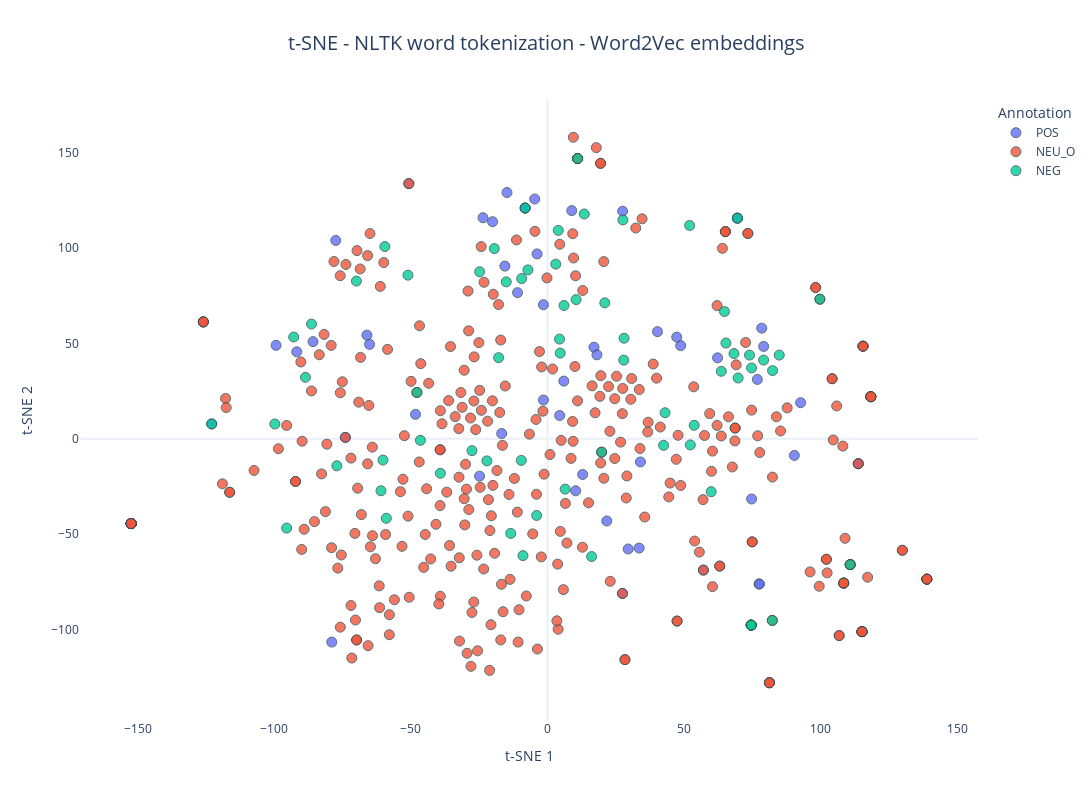

The notebook cell saved with this chart:
### Code cell
fig = px.scatter(
    x=vectors_word2vec_embedded[:, 0],
    y=vectors_word2vec_embedded[:, 1],
    color=annotations_word2vec_combine,
    hover_data={"word": words_used_word2vec, "annotation": annotations_word2vec},
    title="t-SNE - NLTK word tokenization - Word2Vec embeddings",
    labels={"color": "Annotation", "x": "t-SNE 1", "y": "t-SNE 2"},
    color_continuous_scale=px.colors.sequential.Viridis,
    template="plotly_white",
)

fig.update_traces(
    marker=dict(size=10, opacity=0.8, line=dict(width=1, color="DarkSlateGrey"))
)
fig.update_layout(
    title_font_size=20,
    title_x=0.5,
    xaxis=dict(showgrid=False),
    yaxis=dict(showgrid=False),
    coloraxis_colorbar=dict(title="Annotation"),
    legend_title_text="Annotation",
    width=1200,
    height=800,
)

fig.show()

### Figure 1 — Plotly figure (JSON) as saved in the notebook; plotly's stock layout.template omitted (floating-point values rounded to 4 significant figures; data arrays with more than 128 entries replaced by an {"elided": "..."} marker saying what was removed)
{"data": [{"customdata": [["nie", "POS"], ["mam", "POS"], ["żadnych", "POS"], ["zastrzeżeń", "POS"], ["polecam", "POS"], ["solidny", "POS"], ["świetnie", "POS"], ["ładne", "POS"], ["dobrze", "POS"], ["fajnie", "POS"], ["wysoki", "POS"], ["stabilny", "POS"], ["de", "POS"], ["best", "POS"], ["ok", "POS"], ["nie", "POS"], ["problem", "POS"], ["polecam", "POS"], ["zmieli", "POS"], ["wszystko", "POS"], ["poleca", "POS"], ["pozdrawiam", "POS"], ["pasuje", "POS"], ["wpasowuje", "POS"], ["się", "POS"], ["bez", "POS"], ["obaw", "POS"], ["wchodzi", "POS"], ["idealnie", "POS"], ["trwałe", "POS"], ["każdy", "POS"], ["sobie", "POS"], ["z", "POS"], ["tym", "POS"], ["poradzi", "POS"], ["lepszy", "POS"], ["warto", "POS"], ["lżejszy", "POS"], ["warto", "POS"], ["pobawić", "POS"], ["zawiera", "POS"], ["wszystko", "POS"], ["czego", "POS"], ["potrzeba", "POS"], ["bez", "POS"], ["problemu", "POS"], ["swobodnie", "POS"], ["nie", "POS"], ["przegrzewa", "POS"], ["dobra", "POS"], ["jakość", "POS"], ["wykonania", "POS"], ["super", "POS"], ["pasuje", "POS"], ["super", "POS"], ["polecam", "POS"]], "hovertemplate": "Annotation=POS<br>t-SNE 1=%{x}<br>t-SNE 2=%{y}<br>word=%{customdata[0]}<br>annotation=%{customdata[1]}<extra></extra>", "legendgroup": "POS", "marker": {"color": "#636efa", "line": {"color": "DarkSlateGrey", "width": 1}, "opacity": 0.8, "size": 10, "symbol": "circle"}, "mode": "markers", "name": "POS", "orientation": "v", "showlegend": true, "type": "scatter", "x": [76.81, 27.51, 78.43, 33.54, -8.16, -85.81, 48.77, -1.469, 47.32, 40.27, -99.32, -91.75, -48.28, 21.71, -16.76, 62.25, -78.93, -8.16, -24.86, 113.8, -14.81, 74.72, -23.58, -15.58, -152.4, 77.51, 29.55, -3.799, 10.34, 4.48, 34.02, -50.73, 57.09, -125.9, -1.472, -66.07, 69.52, -65.11, 69.52, -77.48, 8.899, 113.8, 92.67, 27.45, 77.51, 90.35, 12.88, 79.13, -10.95, 5.99, -122.9, -73.96, 17.03, -20.1, 18.11, -4.676], "xaxis": "x", "y": [31.17, 119.4, 58.06, -57.33, 121.1, 50.99, 48.9, 20.36, 53.38, 56.22, 49.04, 45.64, 12.84, -43.09, 2.761, 42.47, -106.7, 121.1, -19.58, -13.05, 129.2, -31.58, 116.0, 90.62, -44.47, -76.17, -57.81, 97.01, -27.29, 12.23, -12.14, 133.9, -68.88, 61.33, 70.35, 54.4, 115.8, 49.56, 115.8, 104.1, 119.7, -13.05, 18.95, -81.12, -76.17, -8.712, -18.72, 48.46, 76.68, 30.28, 7.812, 0.7545, 48.07, 113.9, 44.07, 125.8], "yaxis": "y"}, {"customdata": {"elided": "350x2 str values"}, "hovertemplate": "Annotation=NEU_O<br>t-SNE 1=%{x}<br>t-SNE 2=%{y}<br>word=%{customdata[0]}<br>annotation=%{customdata[1]}<extra></extra>", "legendgroup": "NEU_O", "marker": {"color": "#EF553B", "line": {"color": "DarkSlateGrey", "width": 1}, "opacity": 0.8, "size": 10, "symbol": "circle"}, "mode": "markers", "name": "NEU_O", "orientation": "v", "showlegend": true, "type": "scatter", "x": {"elided": "350 float values"}, "xaxis": "x", "y": {"elided": "350 float values"}, "yaxis": "y"}, {"customdata": {"elided": "66x2 str values"}, "hovertemplate": "Annotation=NEG<br>t-SNE 1=%{x}<br>t-SNE 2=%{y}<br>word=%{customdata[0]}<br>annotation=%{customdata[1]}<extra></extra>", "legendgroup": "NEG", "marker": {"color": "#00cc96", "line": {"color": "DarkSlateGrey", "width": 1}, "opacity": 0.8, "size": 10, "symbol": "circle"}, "mode": "markers", "name": "NEG", "orientation": "v", "showlegend": true, "type": "scatter", "x": [-27.62, -86.36, 69.78, -19.45, -99.78, -22.16, -95.46, 74.57, -77.07, 68.27, 3.056, -60.2, 73.96, 11.02, 6.472, 27.92, 65.32, 52.04, 28.03, -17.88, -3.954, 74.7, 27.62, 16.16, 63.62, -9.424, -7.145, -24.82, -15.08, 3.953, -60.93, 82.39, -88.58, -46.5, -92.87, 6.056, 13.47, 52.29, 64.78, 74.57, -8.959, 84.84, 69.52, 19.82, -51.04, -69.92, 4.669, -8.16, 59.92, 42.5, 53.71, -122.9, 4.428, 82.29, -58.97, -13.44, -59.51, 99.71, 79.11, 10.49, 20.99, 110.8, -9.581, -47.78, 43.04, -39.19], "xaxis": "x", "y": [-6.22, 60.2, 31.9, 99.8, 7.795, -11.59, -46.85, -97.75, -14.17, 44.74, 91.65, -11.16, 43.92, 147.1, -26.39, 41.28, 50.25, 112.0, 52.78, 42.59, -40.2, 37.18, 114.9, -61.78, 35.43, 84.06, 88.63, 87.63, 82.34, 109.4, -27.27, 35.77, 32.29, -0.7983, 53.42, 69.94, 117.9, -3.218, 66.77, -97.75, -61.28, 43.94, 115.8, -6.997, 85.87, 82.76, 44.97, 121.1, -27.74, -3.423, 7.095, 7.812, 52.33, -95.28, -41.71, -49.63, 100.9, 73.25, 41.31, 73.04, 71.33, -66.01, -11.31, 24.33, 13.68, -18.1], "yaxis": "y"}], "layout": {"coloraxis": {"colorbar": {"title": {"text": "Annotation"}}}, "height": 800, "legend": {"title": {"text": "Annotation"}, "tracegroupgap": 0}, "title": {"font": {"size": 20}, "text": "t-SNE - NLTK word tokenization - Word2Vec embeddings", "x": 0.5}, "width": 1200, "xaxis": {"anchor": "y", "domain": [0, 1], "showgrid": false, "title": {"text": "t-SNE 1"}}, "yaxis": {"anchor": "x", "domain": [0, 1], "showgrid": false, "title": {"text": "t-SNE 2"}}}}
